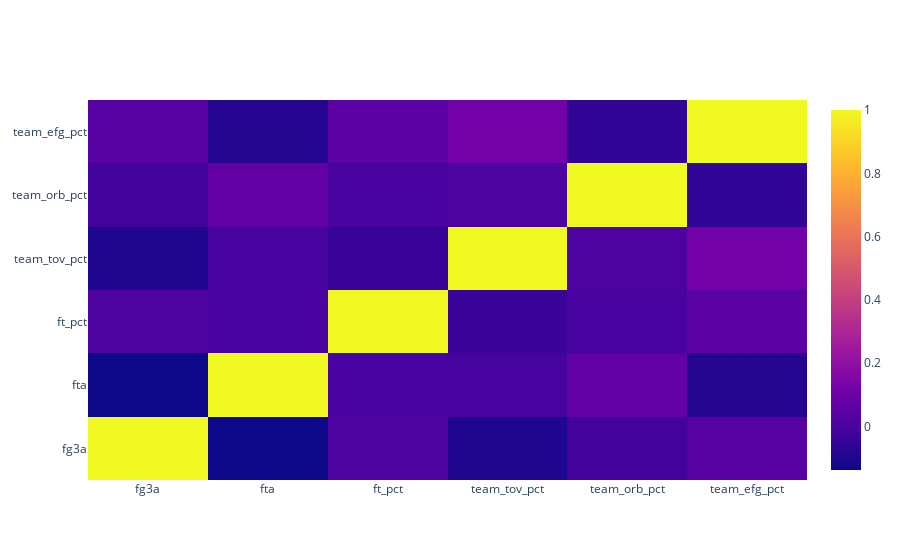
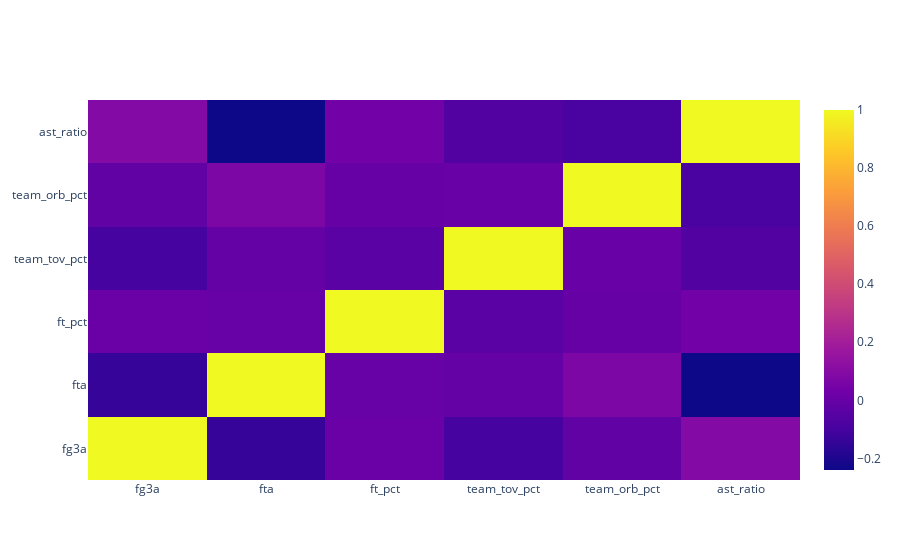
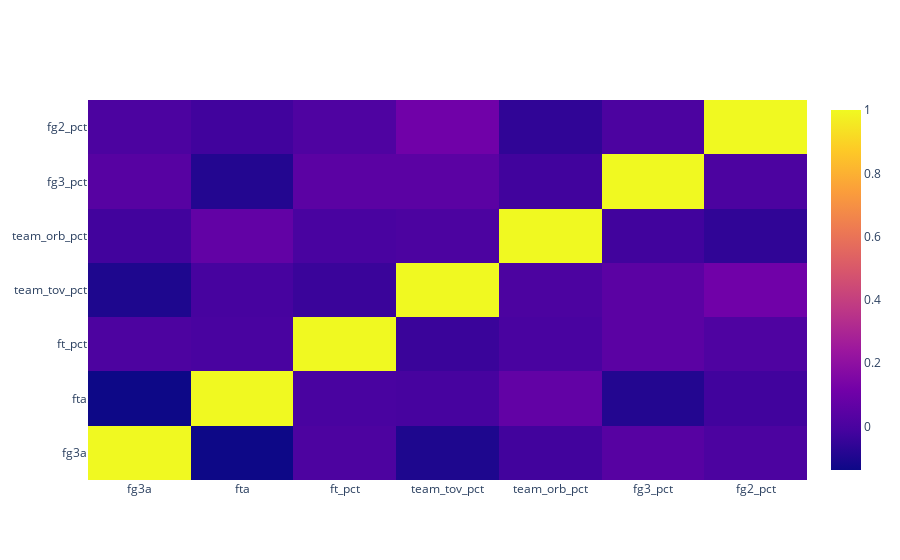

Notebook source saved alongside these figures, in order:
### Markdown cell above
It seems like the 5 variables above are the ones that are not correlated, as we see in the heatmap above. Therefore, as a baseline, we can use 4-5 as the parameter for max-features.

### Code cell
x_1 = base_x + ['team_efg_pct']
x_2 = base_x + ['ast_ratio']
x_3 = base_x + ['fg3_pct', 'fg2_pct']

heatmap(x_1)
heatmap(x_2)
heatmap(x_3)

### Figure 1 — Plotly figure (JSON) as saved in the notebook; plotly's stock layout.template omitted (floating-point values rounded to 4 significant figures)
{"data": [{"hoverongaps": false, "type": "heatmap", "x": ["fg3a", "fta", "ft_pct", "team_tov_pct", "team_orb_pct", "team_efg_pct"], "y": ["fg3a", "fta", "ft_pct", "team_tov_pct", "team_orb_pct", "team_efg_pct"], "z": [[1, -0.1374, 0.008921, -0.1006, -0.02058, 0.03555], [-0.1374, 1, -0.002112, -0.007096, 0.07007, -0.08368], [0.008921, -0.002112, 1, -0.03842, -0.003174, 0.04769], [-0.1006, -0.007096, -0.03842, 1, 0.005159, 0.1144], [-0.02058, 0.07007, -0.003174, 0.005159, 1, -0.05659], [0.03555, -0.08368, 0.04769, 0.1144, -0.05659, 1]]}], "layout": {}}

### Figure 2 — Plotly figure (JSON) as saved in the notebook; plotly's stock layout.template omitted (floating-point values rounded to 4 significant figures)
{"data": [{"hoverongaps": false, "type": "heatmap", "x": ["fg3a", "fta", "ft_pct", "team_tov_pct", "team_orb_pct", "ast_ratio"], "y": ["fg3a", "fta", "ft_pct", "team_tov_pct", "team_orb_pct", "ast_ratio"], "z": [[1, -0.1374, 0.008921, -0.1006, -0.02058, 0.09075], [-0.1374, 1, -0.002112, -0.007096, 0.07007, -0.2401], [0.008921, -0.002112, 1, -0.03842, -0.003174, 0.03564], [-0.1006, -0.007096, -0.03842, 1, 0.005159, -0.06069], [-0.02058, 0.07007, -0.003174, 0.005159, 1, -0.09036], [0.09075, -0.2401, 0.03564, -0.06069, -0.09036, 1]]}], "layout": {}}

### Figure 3 — Plotly figure (JSON) as saved in the notebook; plotly's stock layout.template omitted (floating-point values rounded to 4 significant figures)
{"data": [{"hoverongaps": false, "type": "heatmap", "x": ["fg3a", "fta", "ft_pct", "team_tov_pct", "team_orb_pct", "fg3_pct", "fg2_pct"], "y": ["fg3a", "fta", "ft_pct", "team_tov_pct", "team_orb_pct", "fg3_pct", "fg2_pct"], "z": [[1, -0.1374, 0.008921, -0.1006, -0.02058, 0.03724, 0.005178], [-0.1374, 1, -0.002112, -0.007096, 0.07007, -0.0881, -0.02261], [0.008921, -0.002112, 1, -0.03842, -0.003174, 0.04864, 0.01509], [-0.1006, -0.007096, -0.03842, 1, 0.005159, 0.05013, 0.111], [-0.02058, 0.07007, -0.003174, 0.005159, 1, -0.022, -0.06025], [0.03724, -0.0881, 0.04864, 0.05013, -0.022, 1, 0.00542], [0.005178, -0.02261, 0.01509, 0.111, -0.06025, 0.00542, 1]]}], "layout": {}}
